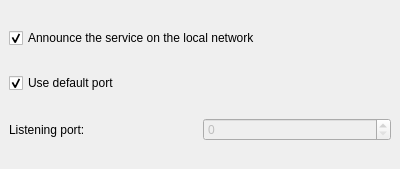
<ui version="4.0" >
 <class>TCP</class>
 <widget class="QWidget" name="TCP" >
  <property name="geometry" >
   <rect>
    <x>0</x>
    <y>0</y>
    <width>400</width>
    <height>169</height>
   </rect>
  </property>
  <layout class="QVBoxLayout" >
   <property name="margin" >
    <number>9</number>
   </property>
   <property name="spacing" >
    <number>6</number>
   </property>
   <item>
    <widget class="QCheckBox" name="kcfg_publishService" >
     <property name="text" >
      <string>Announce the service on the local network</string>
     </property>
     <property name="checked" >
      <bool>true</bool>
     </property>
    </widget>
   </item>
   <item>
    <widget class="QCheckBox" name="kcfg_useDefaultPort" >
     <property name="text" >
      <string>Use default port</string>
     </property>
     <property name="checked" >
      <bool>true</bool>
     </property>
    </widget>
   </item>
   <item>
    <layout class="QHBoxLayout" >
     <property name="margin" >
      <number>0</number>
     </property>
     <property name="spacing" >
      <number>6</number>
     </property>
     <item>
      <widget class="QLabel" name="label" >
       <property name="text" >
        <string>Listening port:</string>
       </property>
       <property name="buddy" >
        <cstring>kcfg_port</cstring>
       </property>
      </widget>
     </item>
     <item>
      <widget class="QSpinBox" name="kcfg_port" >
       <property name="enabled" >
        <bool>false</bool>
       </property>
       <property name="maximum" >
        <number>65535</number>
       </property>
      </widget>
     </item>
    </layout>
   </item>
  </layout>
 </widget>
 <tabstops>
  <tabstop>kcfg_useDefaultPort</tabstop>
  <tabstop>kcfg_port</tabstop>
 </tabstops>
 <connections>
  <connection>
   <sender>kcfg_useDefaultPort</sender>
   <signal>toggled(bool)</signal>
   <receiver>kcfg_port</receiver>
   <slot>setDisabled(bool)</slot>
   <hints>
    <hint type="sourcelabel" >
     <x>120</x>
     <y>53</y>
    </hint>
    <hint type="destinationlabel" >
     <x>277</x>
     <y>122</y>
    </hint>
   </hints>
  </connection>
 </connections>
</ui>
